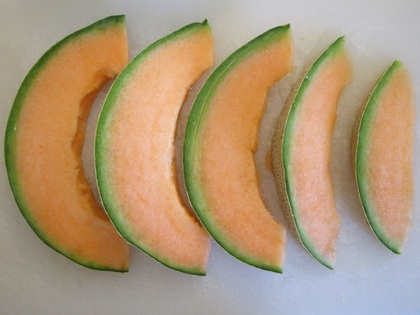
%> input picture HW07_VYAS_KHYATI/IMG_1246.JPG, 420 x 315 px, shrunk from 1031 x 773 before the run
$ octave --eval "edge_Detection('../HW07_VYAS_KHYATI/IMG_1246.JPG');"   (GNU Octave 9; MATLAB toolbox functions it lacks are replaced by stand-ins)
%> lines starting %> are read from the running program, lines starting %| are printed output that depends on the picture
% @author: Khyati K.Vyas
function  edge_Detection(fn)
%> called with fn = '../HW07_VYAS_KHYATI/IMG_1246.JPG'

%%%%%%%%%%%%%%%%%%%%%%%%%%%%%%%%%%%%%%%%%%%%%%%%%%%%%%%%%%%
%   This fucntion  performs the canny edge detection and  %
%   saves the image in a new file to be used as input for %
%   the contouring function                               %
%%%%%%%%%%%%%%%%%%%%%%%%%%%%%%%%%%%%%%%%%%%%%%%%%%%%%%%%%%%

close all;
addpath('../Images');

image=imread(fn);
%> image is the input picture: size 315x420x3 uint8; mean R, G, B 175.1, 151.2, 120.2
%image=imread('20DB.jpg');
image=im2double(image);
%> image: size 315x420x3 double

%Performing initial noise removal using Gaussian filter
fltr  = fspecial('Gauss',30,2.5);
im2   = imfilter(image, fltr,'same','repl');

%worked on all 3 planes, found blue to give best results.
im_r=im2(:,:,1);
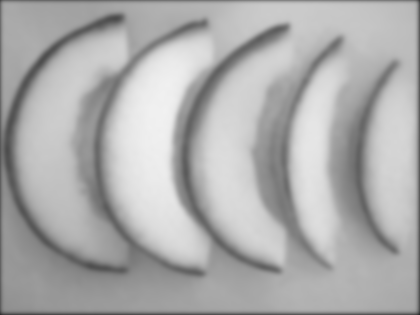
%> im_r: size 315x420 double; min 0.158, max 0.946, mean 0.679
im_g=im2(:,:,2);
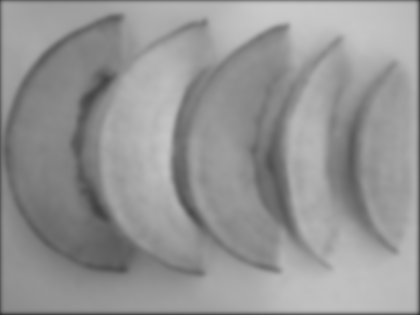
%> im_g: size 315x420 double; min 0.178, max 0.792, mean 0.586
im_b=im2(:,:,3);
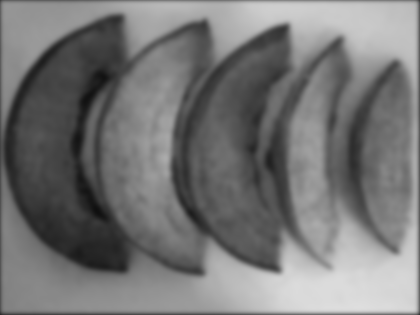
%> im_b: size 315x420 double; min 0.0624, max 0.873, mean 0.464

%Sobel edge detector
sobel_vt=[1 0 -1;2 0 -2;1 0 -1];
sobel_hz= sobel_vt.';

% [37 lines of commented-out code are left out]
edge_x=imfilter(im_b,sobel_vt,'same','repl');
edge_y=imfilter(im_b,sobel_hz,'same','repl');
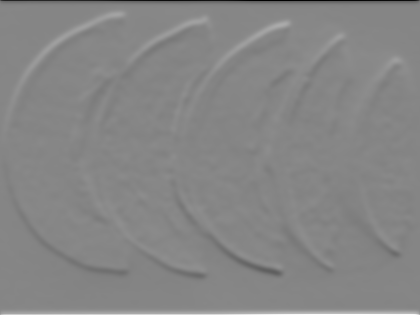
%> edge_y: size 315x420 double; min -2.57, max 2.32, mean 0.00154; drawn with min black and max white

%Calculating the edge magnitude.
edge_magnitude=((edge_x.^2+edge_y.^2)).^(1/2);
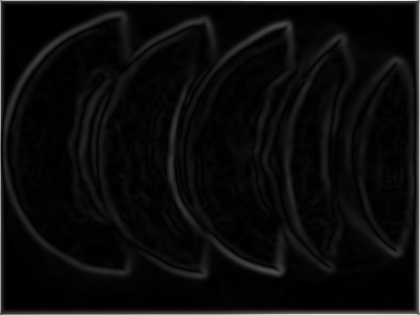
%> edge_magnitude: size 315x420 double; min 8.73e-05, max 2.57, mean 0.118; drawn with min black and max white

%Calculating the orientation.
angle=atan2(edge_y,edge_x)*(180/pi);
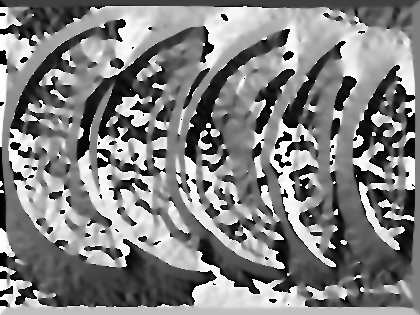
%> angle: size 315x420 double; min -180, max 180, mean 2.4; drawn with min black and max white

%creating a new matrix
magnitude=edge_magnitude;

for r=1:size(im2,1)
    for c=1:size(im2,2)

        %If angle is 0,check for the pixel and 1 pixel ahead and behind
        %it,If it is greater than both, set it to that.If either of the
        %pixels have a value greater than that, set the pixel value to
        %0.
        if angle(r,c)==0
            if (magnitude(r,c)> magnitude(r,c+1)&& (magnitude(r,c)> magnitude(r,c-1)))
                magnitude(r,c)= magnitude(r,c);
            else
               magnitude(r,c)=0;
            end

            %If angle is 90,check for the pixel and 1 pixel above and below
            %it,If it is greater than both, set it to that.If either of the
            %pixels have a value greater than that, set the pixel value to
            %0.
        elseif angle(r,c)==90
            if (magnitude(r,c)>magnitude(r-1,c)&& (magnitude(r,c)> magnitude(r+1,c)))
                magnitude(r,c)= magnitude(r,c);
            else
                magnitude(r,c)=0;
            end

            %If angle is 45,check for the pixel and 1 pixel diagonally above
            %in the right direction and one pixel diagonally behind in the
            %left direction.If it is greater than both, set it to that.If either of the
            %pixels have a value greater than that, set the pixel value to
            %0.
        elseif angle(r,c)==45
            if (magnitude(r,c)>magnitude(r+1,c+1)&& (magnitude(r,c)> magnitude(r-1,c-1)))
                magnitude(r,c)= magnitude(r,c);
            else
                magnitude(r,c)=0;
            end
            %If angle is 135,check for the pixel and 1 pixel diagonally
            %behind in the left direction and one pixel diagonally below in the
            %right direction.If it is greater than both, set it to that.If either of the
            %pixels have a value greater than that, set the pixel value to
            %0.
        elseif angle(r,c)==135
            if (magnitude(r,c)>magnitude(r+1,c-1)&& (magnitude(r,c)>magnitude(r-1,c+1)))
                magnitude(r,c)= magnitude(r,c);
            else
                magnitude(r,c)=0;
            end
        end
    end
end
%for enhancing the detected edges.
final_image_edges=magnitude.*2;

imshow(final_image_edges);
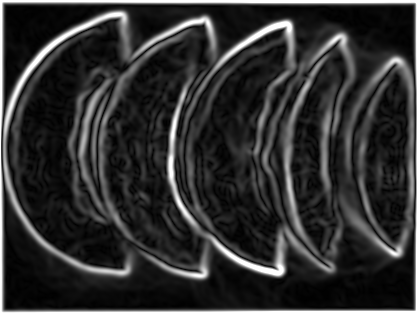
%> displayed picture: size 315x420, on the screen's scale of 0 to 255; min 0, max 255, mean 50.1
%writing the final image which will be input for the contouring() function.
imwrite(final_image_edges,'silhouette.jpg');
disp('DONE');
end

$ run again, on HW07_VYAS_KHYATI/IMG_1256.JPG
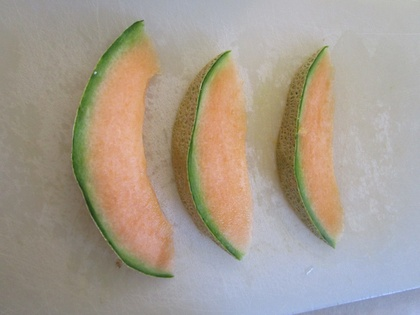
%> input picture HW07_VYAS_KHYATI/IMG_1256.JPG, 420 x 315 px, shrunk from 1031 x 773 before the run
%> in edge_Detection, image is the input picture: size 315x420x3 uint8; mean R, G, B 166.4, 156, 143.3
%> image: size 315x420x3 double
%> in edge_Detection, `angle=atan2(edge_y,edge_x)*(180/pi);`:
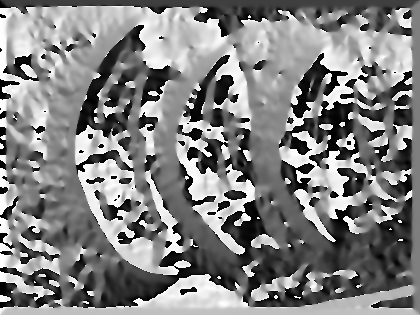
%> angle: size 315x420 double; min -180, max 180, mean 4.4; drawn with min black and max white
%> in edge_Detection, `imshow(final_image_edges);`:
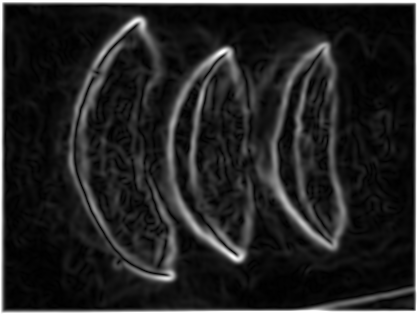
%> displayed picture: size 315x420, on the screen's scale of 0 to 255; min 0, max 255, mean 37.2

$ run again, on HW07_VYAS_KHYATI/IMG_1259.JPG
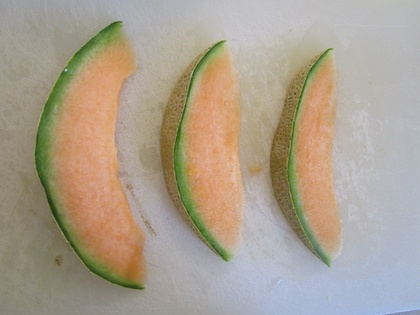
%> input picture HW07_VYAS_KHYATI/IMG_1259.JPG, 420 x 315 px, shrunk from 1031 x 773 before the run
%> in edge_Detection, image is the input picture: size 315x420x3 uint8; mean R, G, B 171.1, 159.5, 143.1
%> image: size 315x420x3 double
%> in edge_Detection, `imshow(final_image_edges);`:
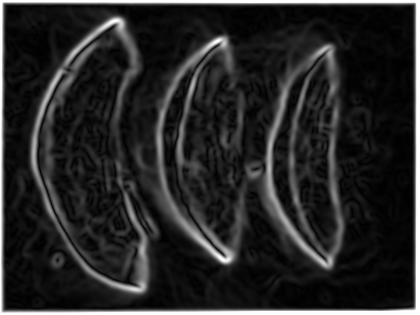
%> displayed picture: size 315x420, on the screen's scale of 0 to 255; min 0, max 255, mean 39.2
